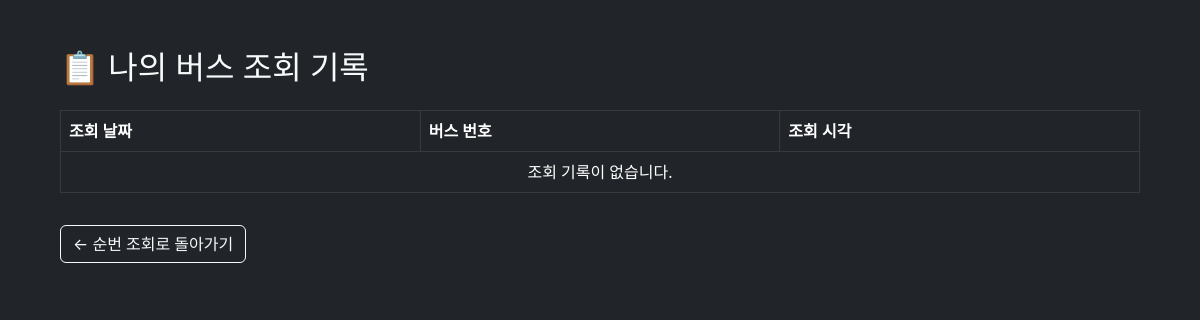
The page /busorder/logs/ (signed in) on the database as committed earlier.
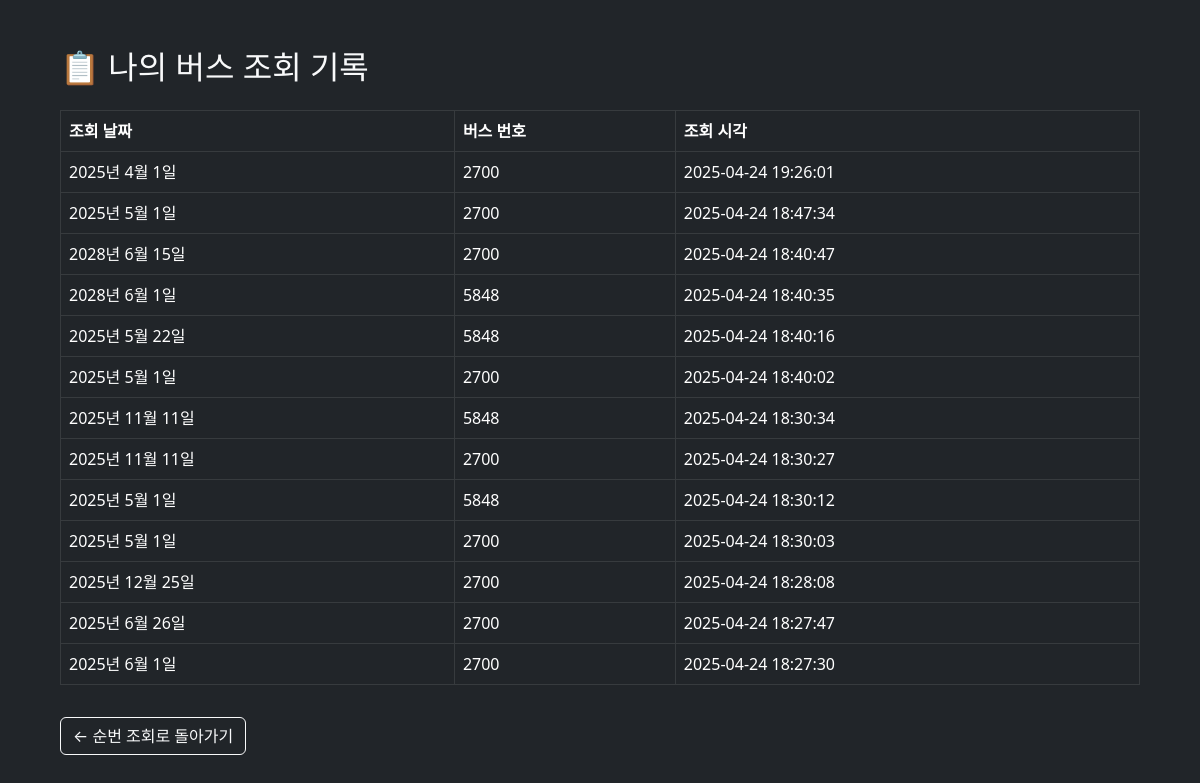
The same page on the database as committed later.
### busorder/models.py (models this page shows, shortened)
class BusQueryLog(models.Model):
    user = models.ForeignKey(User, on_delete=models.CASCADE)
    date = models.DateField()
    bus_number = models.IntegerField()
    queried_at = models.DateTimeField(auto_now_add=True)

### busorder/views.py (the view)
# urls.py: path("logs/", views.query_logs, name="query-logs"),  # 개인 전용
@login_required
@permission_required('busorder.can_access_busorder', raise_exception=True)
def query_logs(request):
    logs = BusQueryLog.objects.filter(user=request.user).order_by('-queried_at')[:30]
    return render(request, "busorder/logs.html", {"logs": logs})

### busorder/templates/busorder/logs.html (shortened to what this page needs)
<!DOCTYPE html>
<html lang="ko">
<head>
  <link rel="stylesheet" href="https://cdn.jsdelivr.net/gh/orioncactus/pretendard/dist/web/static/pretendard.css" />
  <link href="https://cdn.jsdelivr.net/npm/bootstrap@5.3.0/dist/css/bootstrap.min.css" rel="stylesheet">
</head>
<body class="bg-dark text-light p-5">
<div class="container">
  <h2 class="mb-4">📋 나의 버스 조회 기록</h2>
  <table class="table table-dark table-hover table-bordered">
    <thead>
      <tr>
        <th>조회 날짜</th>
        <th>버스 번호</th>
        <th>조회 시각</th>
      </tr>
    </thead>
    <tbody>
      {% for log in logs %}
      <tr>
        <td>{{ log.date }}</td>
        <td>{{ log.bus_number }}</td>
        <td>{{ log.queried_at|date:"Y-m-d H:i:s" }}</td>
      </tr>
      {% empty %}
      <tr>
        <td colspan="3" class="text-center">조회 기록이 없습니다.</td>
      </tr>
      {% endfor %}
    </tbody>
  </table>
  <a href="{% url 'calendar-view' %}" class="btn btn-outline-light mt-3">← 순번 조회로 돌아가기</a>
</div>
</body>
</html>

Rows that differ between the two databases and show on the page:
added BusQueryLog: date "2025년 4월 1일", bus_number "2700", queried_at "2025-04-24 19:26:01"
added BusQueryLog: date "2025년 5월 1일", bus_number "2700", queried_at "2025-04-24 18:47:34"
added BusQueryLog: date "2028년 6월 15일", bus_number "2700", queried_at "2025-04-24 18:40:47"
added BusQueryLog: date "2028년 6월 1일", bus_number "5848", queried_at "2025-04-24 18:40:35"
added BusQueryLog: date "2025년 5월 22일", bus_number "5848", queried_at "2025-04-24 18:40:16"
added BusQueryLog: date "2025년 5월 1일", bus_number "2700", queried_at "2025-04-24 18:40:02"
added BusQueryLog: date "2025년 11월 11일", bus_number "5848", queried_at "2025-04-24 18:30:34"
added BusQueryLog: date "2025년 11월 11일", bus_number "2700", queried_at "2025-04-24 18:30:27"
added BusQueryLog: date "2025년 5월 1일", bus_number "5848", queried_at "2025-04-24 18:30:12"
added BusQueryLog: date "2025년 5월 1일", bus_number "2700", queried_at "2025-04-24 18:30:03"
added BusQueryLog: date "2025년 12월 25일", bus_number "2700", queried_at "2025-04-24 18:28:08"
added BusQueryLog: date "2025년 6월 26일", bus_number "2700", queried_at "2025-04-24 18:27:47"
added BusQueryLog: date "2025년 6월 1일", bus_number "2700", queried_at "2025-04-24 18:27:30"
Other text that changed with them:
text no longer shown: "조회 기록이 없습니다."
